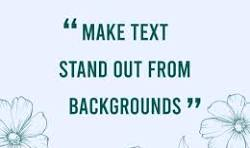
#> input picture input_image.jpg, 250 x 148 px
$ jupyter execute --allow-errors ocr_its.ipynb
#> lines starting #> are read from the running program, lines starting #| are printed output that depends on the picture; after the words box and inside, x2 and y2 are one past the last pixel; in counts of white or black regions, pixels touching at a corner belong together
Step 1: Set Up Your Environment

[cell 1]
# pip install pytesseract pillow opencv-python gTTS playsound

Step 2: Load and Preprocess the Image

[cell 2]
from PIL import Image
import cv2
import pytesseract
import re

[cell 3]
# specify the Tesseract path
pytesseract.pytesseract.tesseract_cmd = r'C:\Program Files\Tesseract-OCR\tesseract.exe'

[cell 4]
# Load image using OpenCV
image = cv2.imread("input_image.jpg")
#> image is the input picture: shape (148, 250, 3); mean B, G, R 239.5, 228.4, 215.8
gray = cv2.cvtColor(image, cv2.COLOR_BGR2GRAY)
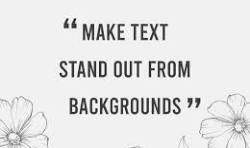
#> gray: shape (148, 250); min 18, max 254, mean 226

[cell 5]
# Optional: Apply thresholding for better OCR
gray = cv2.threshold(gray, 0, 255, cv2.THRESH_BINARY + cv2.THRESH_OTSU)[1]
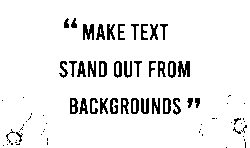
#> gray: shape (148, 250); 92.5% white; black in thin lines or dots, all inside (x1, y1, x2, y2) = (2, 18, 247, 148)

[cell 6]
# Save the processed image
cv2.imwrite("processed_image.png", gray)
#> Out = True
